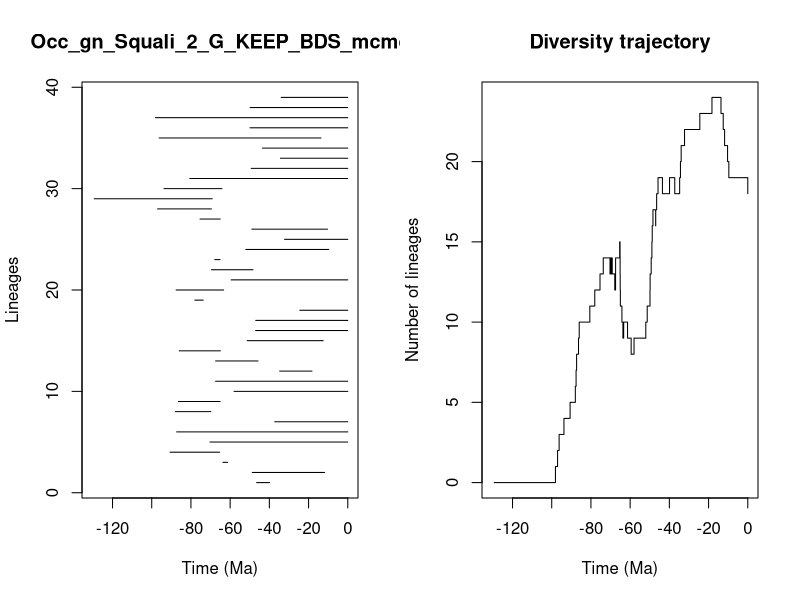

Recreate this plot in R.


pdf(file='../Results/Genus/5_MA_bins_EXT_EP_FT/pyrate_mcmc_logs/Occ_gn_Squali_2_G_KEEP_BDS_mcmc_LTT.pdf',width=0.6*20, height=0.6*10)
title = "Occ_gn_Squali_2_G_KEEP_BDS_mcmc"
ts=c(46.48381541331476, 48.73402115467056,63.68035342585228,90.6283253004156,70.27333814631861,87.30568779320178,37.242981524575654,87.95743826438151,86.33664319141316,58.01684368325189,67.43093472482127,34.74742320976921,67.41797807931002,85.97591868736956,51.298905818708135,46.98662220476869,46.95350891317561,24.46451055388027,78.04184505793488,87.57572068383642,59.487409092835286,69.55106132371883,67.83940493121025,52.017191728367315,32.25848158593375,48.90806073296087,75.37404166385363,97.01458512624274,129.34903191676955,93.76209181260194,80.57081805658612,49.266671997040845,34.34068130363707,43.529161788502485,96.22167815175271,49.87692066423365,98.10172468689352,49.80941236514482,33.97557423543434)
te=c(39.910580848420864, 11.821934020468476,61.32439063557346,65.3414309357897,0.0,0.0,0.0,69.89183709718793,65.11922552514376,0.0,0.0,18.267407984364706,45.7799810281105,64.99216347090581,12.529377744690265,0.0,0.0,0.0,73.71848159254786,63.299662115348966,0.0,48.36228950336526,65.14386939964909,9.666356348835214,0.0,10.307945972747328,65.07949475207482,69.54655695603785,69.13602284632599,64.19349515603199,0.0,0.0,0.0,0.0,13.666138850254077,0.0,0.0,0.0,0.0)
div_traj=c(0, 1,2,3,4,5,6,7,8,9,10,11,12,13,14,13,14,13,14,13,12,13,14,15,14,13,12,11,10,9,10,9,8,9,10,11,12,13,14,15,16,17,16,17,18,19,18,19,18,19,20,21,22,23,24,23,22,21,20,19,18)
time_events=c(129.34903191676955, 98.10172468689352,97.01458512624274,96.22167815175271,93.76209181260194,90.6283253004156,87.95743826438151,87.57572068383642,87.30568779320178,86.33664319141316,85.97591868736956,80.57081805658612,78.04184505793488,75.37404166385363,73.71848159254786,70.27333814631861,69.89183709718793,69.55106132371883,69.54655695603785,69.13602284632599,67.83940493121025,67.43093472482127,67.41797807931002,65.3414309357897,65.14386939964909,65.11922552514376,65.07949475207482,64.99216347090581,64.19349515603199,63.68035342585228,63.299662115348966,61.32439063557346,59.487409092835286,58.01684368325189,52.017191728367315,51.298905818708135,49.87692066423365,49.80941236514482,49.266671997040845,48.90806073296087,48.73402115467056,48.36228950336526,46.98662220476869,46.95350891317561,46.48381541331476,45.7799810281105,43.529161788502485,39.910580848420864,37.242981524575654,34.74742320976921,34.34068130363707,33.97557423543434,32.25848158593375,24.46451055388027,18.267407984364706,13.666138850254077,12.529377744690265,11.821934020468476,10.307945972747328,9.666356348835214,0.0)
                par(mfrow=c(1,2))
                L = length(ts)
                plot(ts, 1:L , xlim=c(-max(ts)-1,0), pch=20, type="n", main=title,xlab="Time (Ma)",ylab="Lineages")
                for (i in 1:L){segments(x0=-te[i],y0=i,x1=-ts[i],y1=i)}    
                t = -time_events
                plot(div_traj ~ t,type="s", main = "Diversity trajectory",xlab="Time (Ma)",ylab="Number of lineages",xlim=c(-max(ts)-1,0))
                abline(v=c(65,200,251,367,445),lty=2,col="gray")
                
